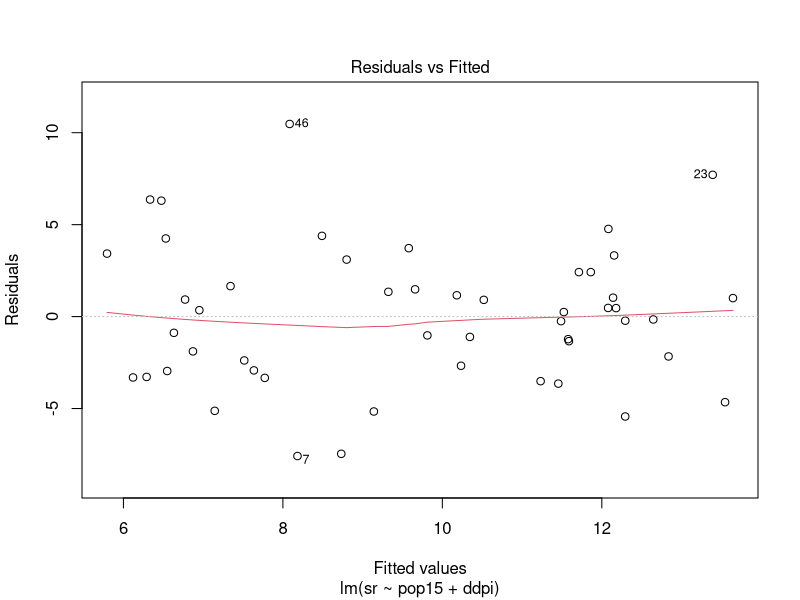
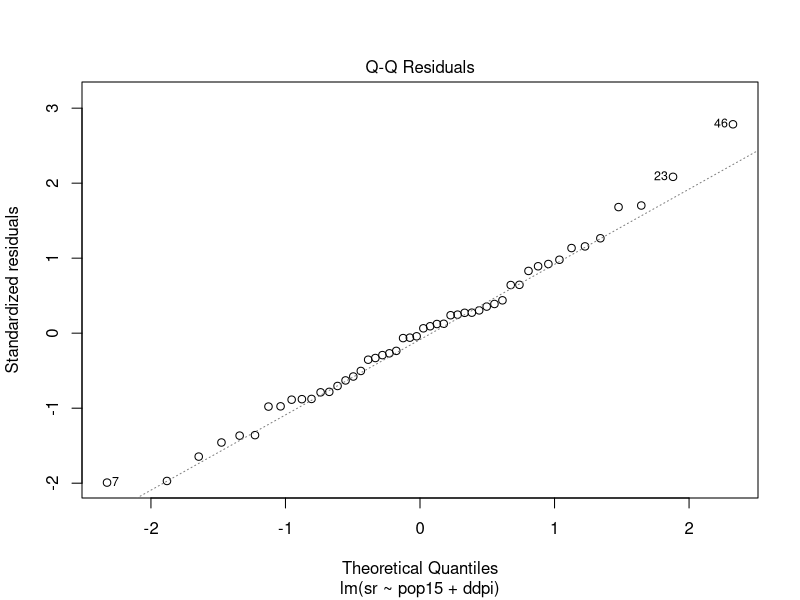
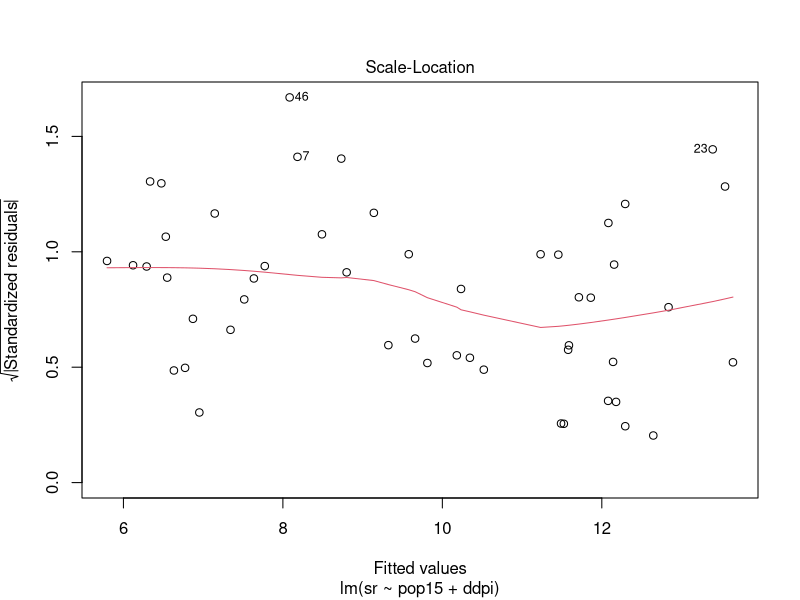
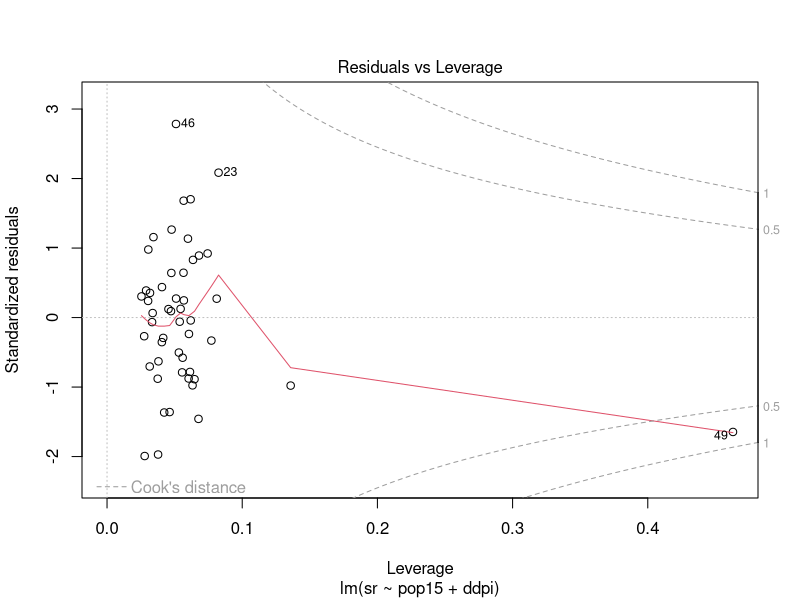
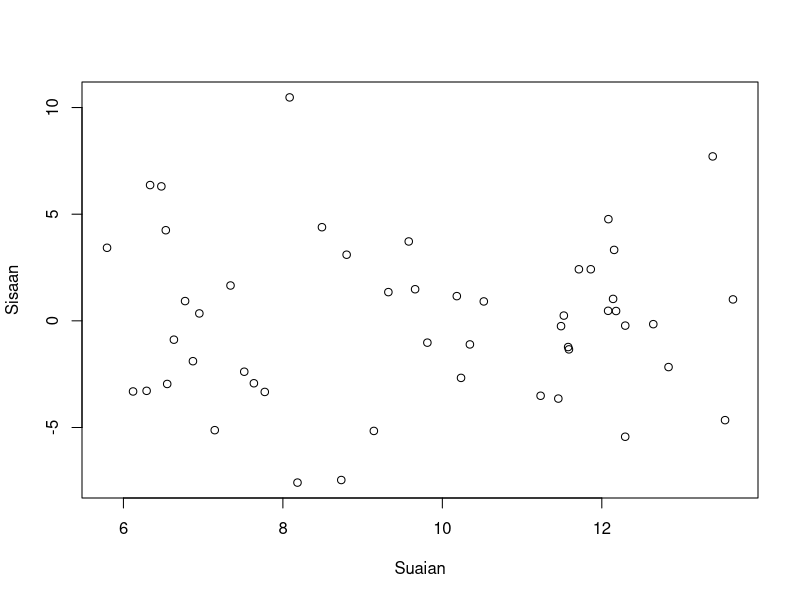
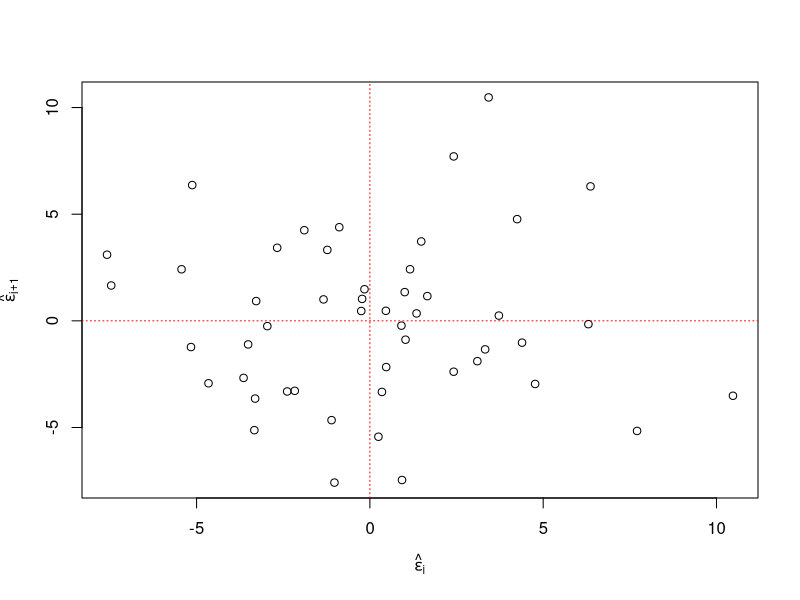

These figures' R source, in order:
## Mengeset direktori kerja (working directory). Tujuan mengeset direktori
## kerja ini adalah agar data dan skrip R tersimpan dalam folder yang mudah
## diatur

## setwd("D:\\my-campus\\catatan-kuliah\\Analisis_Regresi_Lanjut\\workdir\\R\\regresi_linear")

## Melihat direktori kerja saat ini
getwd()

## Melihat objek apa saja yang sudah ada pada direktori kerja. Kalau ada file yang tidak
## diperlukan dihapus saja
ls()

## Menghapus semua objek yang tidak diperlukan
rm(list=ls(all=TRUE))

## Sekarang dicek lagi
ls()

## Memasukkan data savings. Pilihan header = T diperlukan karena kita akan
## menggunakan header yang ada pada data
savings = read.csv("savings.csv",header=T)
## Perintah head dapat digunakan untuk memerikan nama header data
head(savings)

## Melakukan regresi linear berganda. Objek dengan nama savings.lm
## berisikan model regresi linear berganda yang akan kita lakukan. Fungsi
## lm adalah kependekan dari linear model
savings.lm = lm(sr~ pop15+pop75+dpi+ddpi,data=savings)
## Selanjutnya melihat ringkasan analisis regresi yang telah dilakukan
summary(savings.lm)

## Melakukan seleksi variabel
library(MASS)
step.savings = stepAIC(savings.lm,direction="both") # seleksi stepwise dua arah
step.savings$anova

## Seleksi maju
step.savings.forward = stepAIC(savings.lm,direction="forward")
step.savings.forward$anova

## Seleksi mundur
step.savings.backward = stepAIC(savings.lm,direction="backward")
step.savings.backward$anova

## Regresi subhimpunan
library(leaps)
subset.savings = regsubsets(sr~ pop15+pop75+dpi+ddpi,data=savings)
summary.savings = summary(subset.savings)
summary.savings
summary.savings$which # matriks logika
summary.savings$rsq # R^2 masing-masing model
summary.savings$rss # Jumlah kuadrat sisaan
summary.savings$cp #Cp Mallows
summary.savings$adjr2 # R^2 yang disesuaikan
summary.savings$bic # BIC
summary.savings$outmat


## Model terpilih (tanpa ddi)
savings.lm.new = lm(sr~pop15+pop75+ddpi,data=savings)
summary(savings.lm.new)


## Model tanpa pop15

## Model terpilih (tanpa pop75 dan ddi)
savings.lm.new2 = lm(sr~pop15+ddpi,data=savings)
summary(savings.lm.new2)

## Model diagnostik
plot(savings.lm.new2)

## Plot suaian versus sisaan
fit.savings = fitted(savings.lm.new2)
res.savings = residuals(savings.lm.new2)
plot(fit.savings,res.savings,xlab="Suaian",ylab="Sisaan")

## Uji kenormalan sisaan
shapiro.test(res.savings)

## Mengecek asumsi korelasi serial

n.res = length(res.savings)
plot(tail(res.savings,n.res-1)~head(res.savings,n.res-1),xlab=expression(hat(epsilon)[i]),ylab=expression(hat(epsilon)[i+1]))
abline(h=0,v=0,col="red",lty=3)


## Mengecek nilai h topi
hatv.savings = hatvalues(savings.lm.new2)
hatv.savings
head(hatv.savings)
sum(hatv.savings)

## Cek nilai ungkit apakah lebih dari 2*p/n
hatv.savings > 2*3*50

## Statistik Durbin-Watson
library(lmtest)
dwtest(sr~pop15+ddpi,data=savings)

## Data baru
data.baru = data.frame(pop15=25,ddpi=6)
predict(savings.lm.new2,newdata=data.baru)

data.baru = data.frame(pop15=c(25,20,29),ddpi=c(6,7,6))
predict(savings.lm.new2,newdata=data.baru)

data.baru = data.frame(pop15=c(23,20,25,30),ddpi=c(5,7,8,9))
predict(savings.lm.new2,newdata=data.baru)
